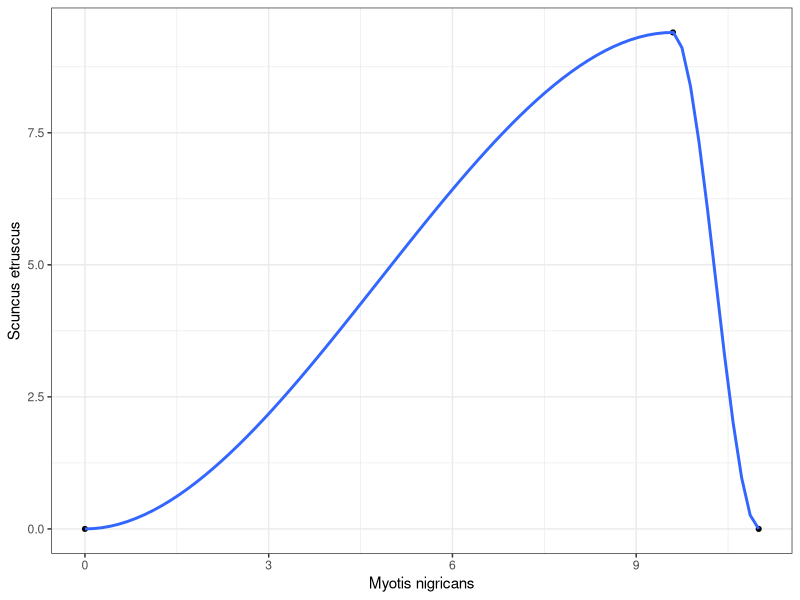
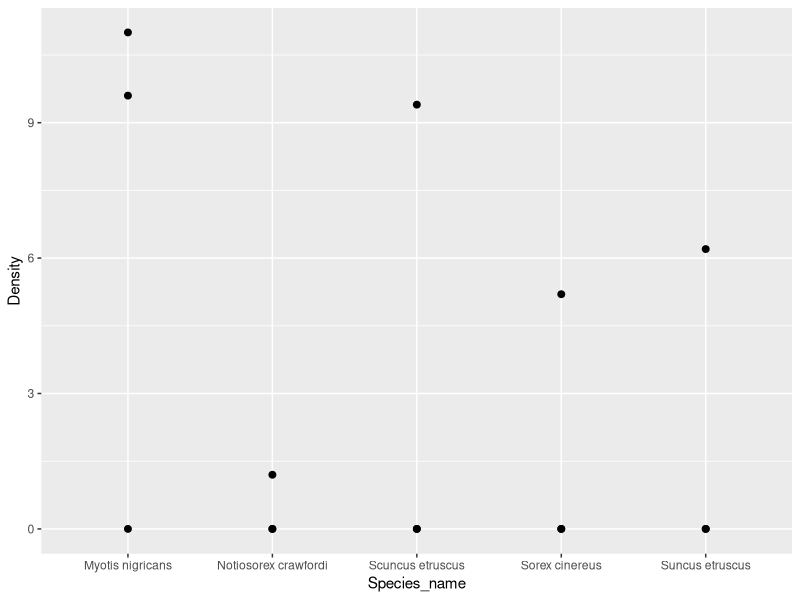
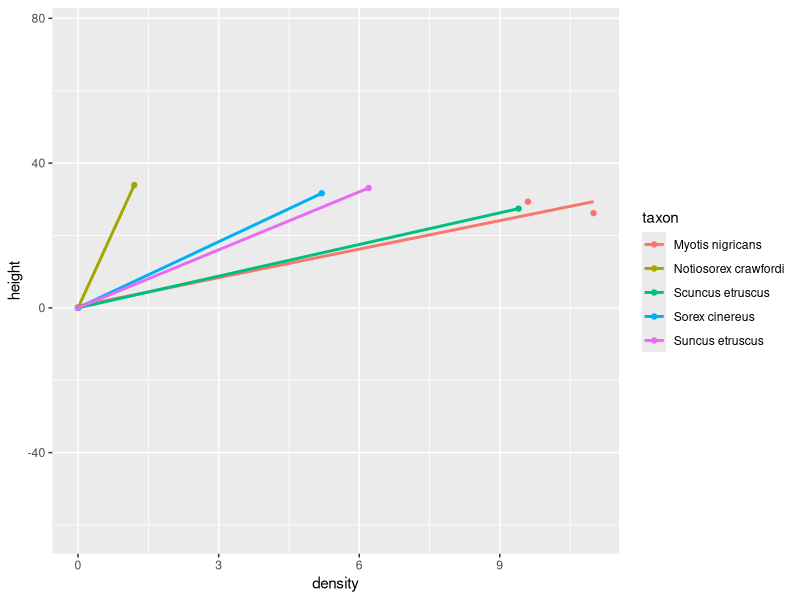

The R source for these figures, in order:
## ---- chunk 1
knitr::opts_chunk$set(echo = TRUE)
library(tidyr)
library(dplyr)
## ---- chunk 2

mammals <- data.frame(site = c(1,1,2,3,3,3), 
                      taxon = c('Suncus etruscus', 'Sorex cinereus', 
                                'Myotis nigricans', 'Notiosorex crawfordi', 
                                'Scuncus etruscus', 'Myotis nigricans'),
                      density = c(6.2, 5.2, 11.0, 1.2, 9.4, 9.6)
)

cat("The mammals data frame:\n")
mammals
## ---- chunk 3
library(tidyr)

m_wide <- mammals %>%
  spread(taxon, density)

m_wide
## ---- chunk 4
m_wide_0 <- mammals %>%
  spread(taxon, density, fill=0)

m_wide_0
## ---- chunk 5
m_long_0 <- mammals %>%
  complete(site, taxon, fill=list(density=0))

m_long_0
## ---- chunk 6
library(ggplot2)

ggplot(m_wide_0, mapping = aes(x=`Myotis nigricans`,
                               y=`Scuncus etruscus`)) +
  geom_point(size=1.4) +
  stat_smooth() +
  theme_bw()
## ---- chunk 7
m_long <- m_wide_0 %>%
  gather(Species_name, Density, -site)

m_long

#Another way of doing the same thing
m_long <- m_wide_0 %>%
  gather(Species_name, Density, `Myotis nigricans`:`Suncus etruscus`)

m_long
## ---- chunk 8

ggplot(m_long, mapping=aes(x=Species_name, y=Density)) +
  geom_point(size=2) +
  stat_summary(fun.data="mean_sdl", color="red")
## ---- chunk 9
mamh <- mammals %>%
  mutate(height=rnorm(6,30,3))
## ---- chunk 10
mamh2 <- mamh %>%
  unite(measurement, density, height, sep="_")

mamh2
## ---- chunk 11
mamh_long <- mamh2 %>%
  spread(taxon, measurement, fill="0_0") %>%
  gather(taxon, measurement, -site)

mamh_long
## ---- chunk 12
mamh_long <- mamh_long %>%
  separate(measurement, into = c("density", "height"), sep="_")

mamh_long
## ---- chunk 13
mamh_long <- mamh_long %>%
  mutate(density = as.numeric(density),
         height = as.numeric(height))
## ---- chunk 14
qplot(density, height, data=mamh_long, 
      color=taxon, geom="point") +
  stat_smooth(method="lm", fill=NA)
